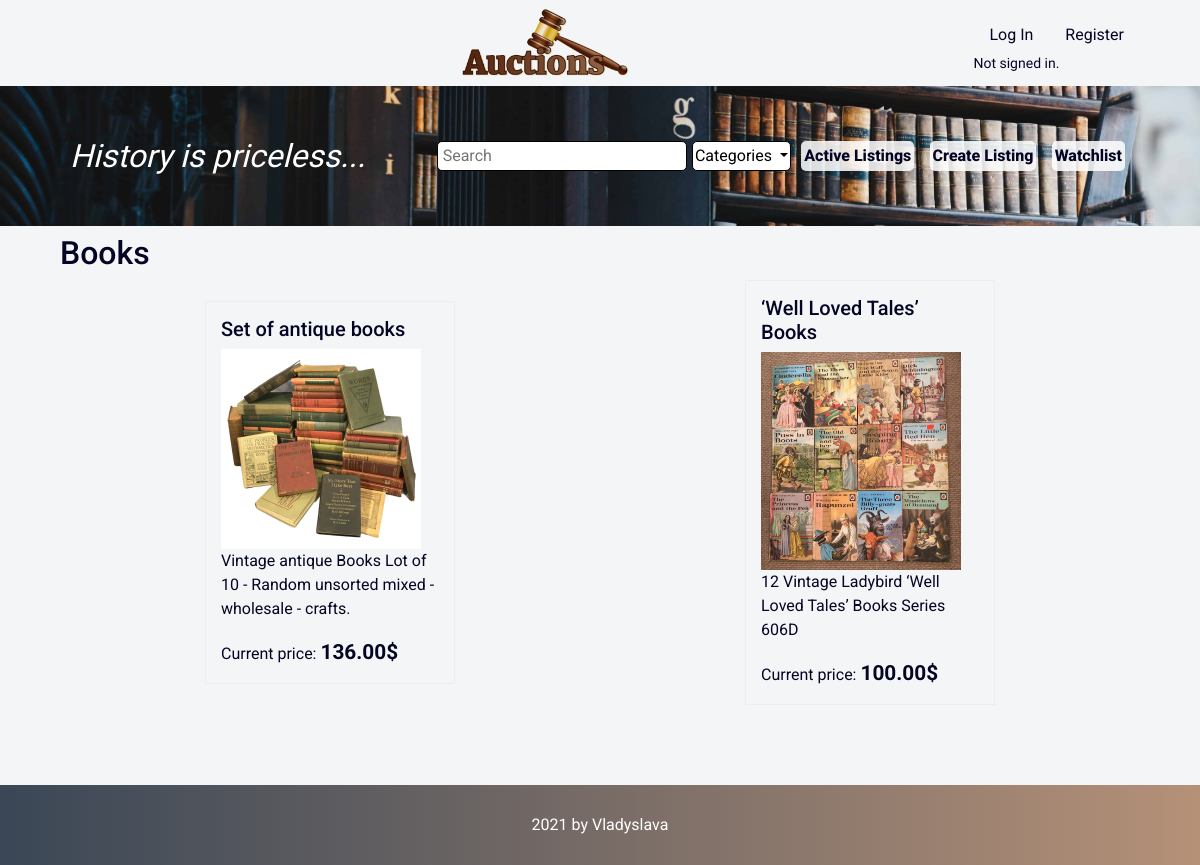
/category/Books, run on the app's committed database.
### auctions/models.py (models this page shows, shortened)
class Category(models.Model):
    category = models.CharField(max_length=64)
    def __str__(self):
        return self.category

class Listing(models.Model):
    title = models.CharField(max_length=64)
    description = models.TextField(max_length=350)
    image = models.ImageField(default='default.png')
    price = models.DecimalField(max_digits=12, decimal_places=2, validators=[MinValueValidator(Decimal('0.01'))])
    date_created = models.DateTimeField(default=timezone.now)
    category = models.ForeignKey(Category, default="None", on_delete=models.CASCADE)
    user = models.ForeignKey(User, on_delete=models.CASCADE)
    comment = models.ManyToManyField(Comment, default=None)
    bid = models.ManyToManyField(Bid, default=None)
    status = models.BooleanField(default=False)

### auctions/views.py (the view, shortened to what this page needs)
# urls.py: path("category/<str:category_name>", views.category, name="category"),
def category(request, category_name):
    category = Category.objects.get(category=category_name)
    listing_category = Listing.objects.filter(category=category)
    if listing_category:
        return render(request, "auctions/category.html", {
            "category": category.category,
            "listings": listing_category,
            "categories": Category.objects.all()
            })

### auctions/templates/auctions/category.html (shortened to what this page needs)
{% extends "auctions/layout.html" %}
{% block body %}
<div class="background">
    <div class="margin flex">
        <div class="flex1">
            <div class="history">History is priceless...</div>
        </div>
        <div class="flex flex2">
            <form action="{% url 'search' %}">
                <input class="search" type="text" name="q" autocomplete="off" placeholder="Search">
            </form>
            <div class="dropdown">
                <button class="categories dropdown-toggle" type="button" id="dropdownMenuButton" data-toggle="dropdown" aria-haspopup="true" aria-expanded="false">
                    Categories
                </button>
            </div>
            <a class="flex-item" href="{% url 'index' %}">Active Listings</a>
            <a class="flex-item" href="{% url 'create' %}">Create Listing</a>
            <a class="flex-item" href="{% url 'watchlist' %}">Watchlist</a>
        </div>
    </div>
</div>
<h2 class="margin">{{ category }}</h2>
<div class="margin flex">
    {% for listing in listings %}
    <a class="flex-item listing" href="{% url 'item' listing.title %}">
        <h5>{{ listing.title }}</h5>
        <img src="{{ listing.image.url }}" alt="image" style="width: 200px; height: auto;">
        <p>{{ listing.description }}</p>
        Current price: <b>{{ listing.price }}$</b>
    </a>
    {% endfor %}
</div>
{% endblock %}

### auctions/static/auctions/styles.css (style rules this page uses)
body { background-color: #2533440c; font-family: Roboto; color: rgb(4, 4, 36); min-height: 100vh; }
a { color: rgb(4, 4, 36) }
.history { font-family: Arapey; font-style: italic; font-size: 2rem; color: white; }
.background .flex-item { font-size: 1rem; font-weight: 800; background-color: rgba(255, 255, 255, 0.856); padding: 3px; border-radius: 5px; margin: 5px; }
.flex { display: flex; justify-content: space-between; align-items: center; flex-wrap: wrap; }
.margin { margin: 1vh 5vw; }
.flex1 { margin-top: 5vh 0; flex: 1; padding: 10px; }
.flex2 { margin: 5vh 0; flex: 2; padding: 10px; }
.background { background-image: url('images/books.jpg'); background-repeat: no-repeat; background-size: 100%; }
.flex-item { margin: auto; padding: 15px; }
.search { width: 250px; padding: 2px 5px; outline: none; border: 0.5px solid black; border-radius: 5px; }
.categories { padding: 2px; border: 0.5px solid black; background-color: white; border-radius: 5px; }
img { object-fit: contain; }
.listing { max-width: 250px; border: 0.1px solid rgba(4, 4, 36, 0.027); }
b { font-size: 1.3rem; }

### data on the page
Category: category "Books"
Listing: title "Set of antique books", image (picture), description "Vintage antique Books Lot of 10 - Random unsorted mixed - wholesale - crafts.", price "136.00"
Listing: title "‘Well Loved Tales’ Books", image (picture), description "12 Vintage Ladybird ‘Well Loved Tales’ Books Series 606D", price "100.00"
